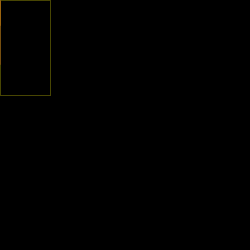
Frame 1 (no input)
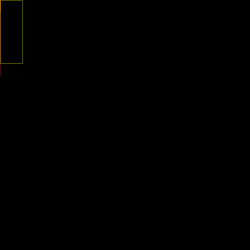
Frame 60 (the mouse pressed at the canvas centre just before this capture)
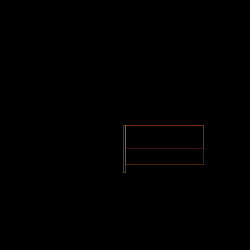
Frame 120 (the mouse held since frame 60 and released just before this capture)

The Processing sketch that drew these frames (run headless with seeded random() and noise(); from frame 60 on, the mouse is pressed at the canvas centre):

// Processing sketch: processing_20896
// ── processing_20896.pde

float a = 0; // a integer - rectangle
float sw=0.5; // stroke weight (no defined stroke weight)
float b = 50; // b integer - rectangle 

 
void setup(){
  size(250, 250);
  smooth();
}
 
void draw(){
  background(0);
  strokeWeight(sw); // weight of the stroke 
  noFill();
  frameRate(15); // rate from which the rectangles will repeat themselves
   
  stroke(#E02D39, 150); 
  rect(pmouseX, pmouseY, a, random(100));
  stroke(#F7760C, 150);
  rect(pmouseX, pmouseY, a, random(100));
  stroke(#F7F00C, 150);
  rect(pmouseX, pmouseY, b, random(100));

  a += 4; // rectangle will increase to the right  + Value
  b += 4; 
     
  if(b > 100){ //if statements
  b = -30;  
  }
  if(a > 100){
    a = -30;

  }
}
 
void mouseDragged(){
  sw+=0.5; //dragging increases stroke weight //cred: m. chan
}
 
void mouseReleased(){
  sw = 0.1; //releasing restarts stroke weight//cred: m. chan
  a = 0;
  
  sw = 0.1;
  b=0;
}
